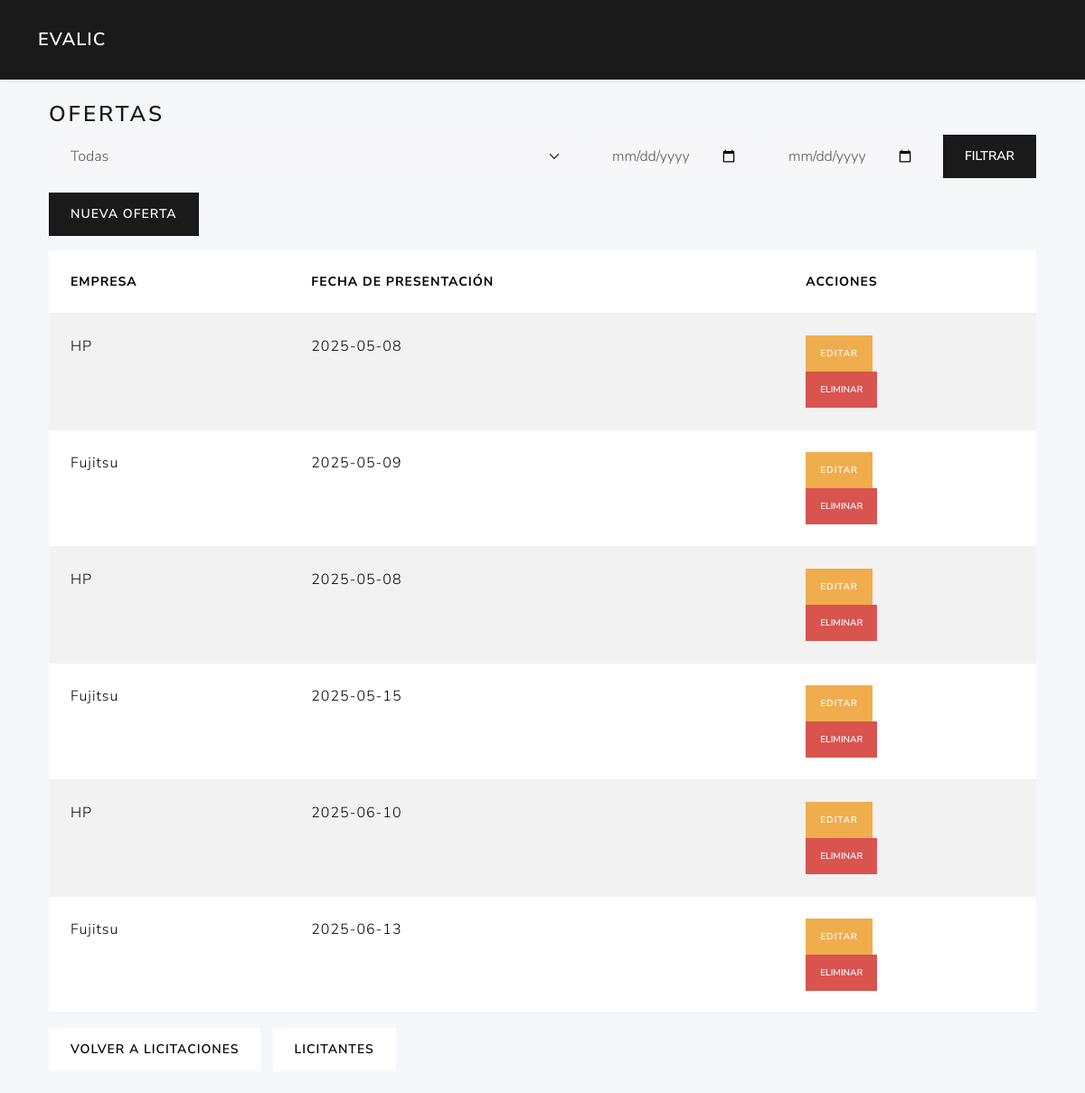
/ofertas/, run on an earlier commit of the app's database.
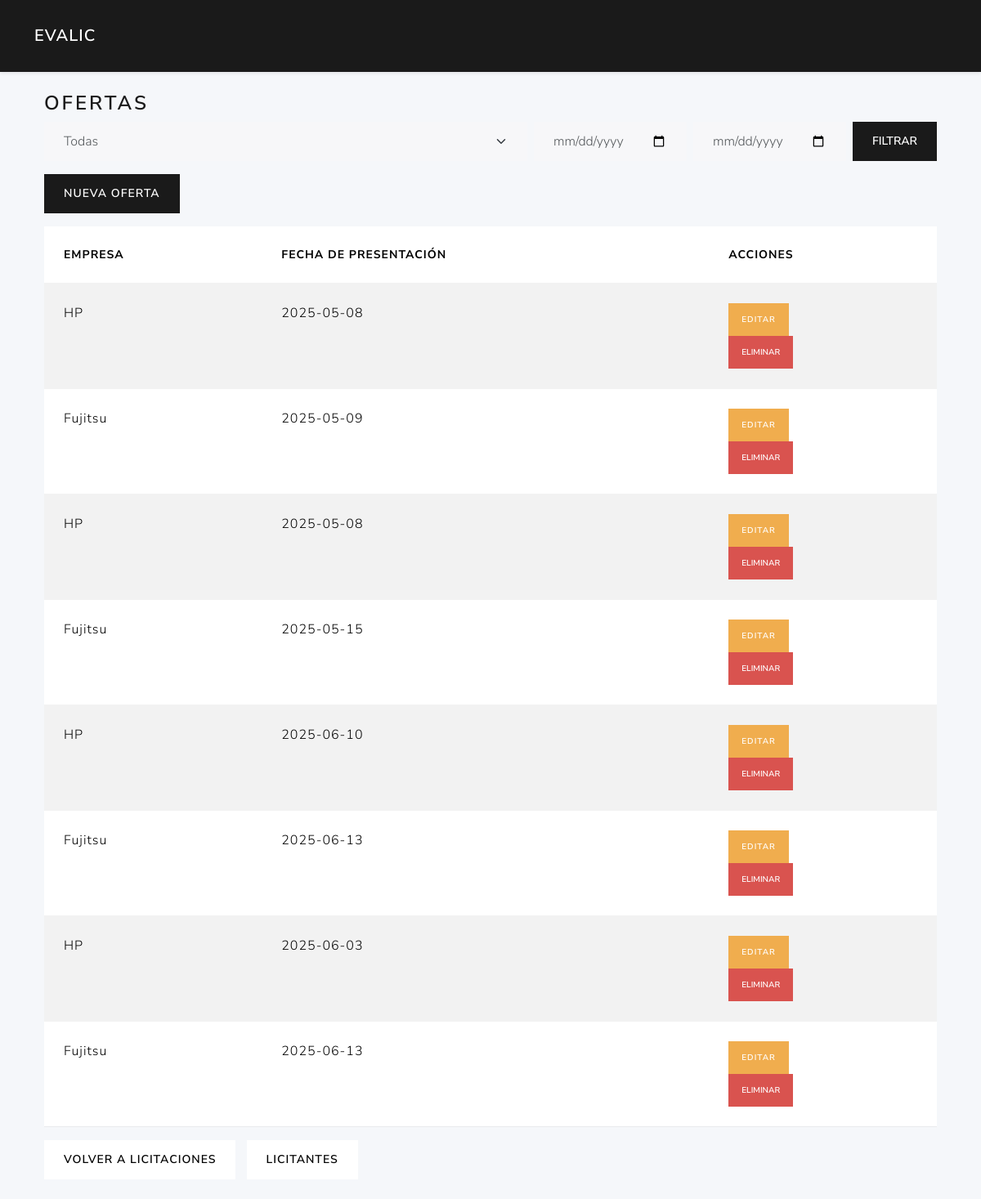
And on a later commit of the database.
### tables this page shows
CREATE TABLE ofertas (
        fechapresentacion TEXT NOT NULL,
        admitidasobre1 INTEGER,             
        licitacion_id INTEGER NOT NULL,
        licitante_id INTEGER NOT NULL,
        PRIMARY KEY (licitacion_id,licitante_id)                                       
        FOREIGN KEY (licitacion_id) REFERENCES licitaciones(id)
        FOREIGN KEY (licitante_id) REFERENCES licitantes(id)                                                           
    );

CREATE TABLE licitantes (
        id  INTEGER PRIMARY KEY AUTOINCREMENT,
        nombreempresa TEXT NOT NULL,
        cif text NOT NULL,
        direccion text,
        ciudad text,
        provincia text,
        telefono text,
        email text                                                                                                                            
    );

### routes/ofertas_routes.py (the view, shortened to what this page needs)
@ofertas_bp.route('/')
def index():
    licitacion_id = request.args.get('licitacion_id')
    all_ofertas = list_ofertas_logic(current_app, licitacion_id)
    ofertas     = all_ofertas
    filtro_empresa = request.args.get('filtro_empresa', '').strip()
    fecha_desde    = request.args.get('fecha_desde', '')
    fecha_hasta    = request.args.get('fecha_hasta', '')
    if filtro_empresa:
        ofertas = [
            o for o in ofertas
            if filtro_empresa.lower() in (o['nombreempresa'] or '').lower()
        ]
    empresas = sorted({o['nombreempresa'] for o in all_ofertas if o['nombreempresa']})
    return render_template(
        'ofertas/index.html',
        ofertas=ofertas,
        licitacion_id=licitacion_id,
        empresas=empresas,
        request=request
    )

### app.py (called while the page is built)
def create_app():
    app = Flask(__name__)
    app.permanent_session_lifetime = timedelta(hours=1)  # Sesión permanente por 1 hora
    app.config.from_object(Config)
    @app.context_processor
    def utility_processor():
        from flask import request, url_for
        def url_for_other_page(page):
            args = request.args.copy()
            args['page'] = page
            return url_for('licitaciones.index', **args)
        return dict(url_for_other_page=url_for_other_page)
    app.teardown_appcontext(close_connection)
    with app.app_context():
        init_db(app)
    app.register_blueprint(auth_bp)
    app.register_blueprint(user_bp)
    app.register_blueprint(licitaciones_bp)
    app.register_blueprint(ofertas_bp)
    app.register_blueprint(licitantes_bp)
    app.register_blueprint(evaluador_bp)
    app.register_blueprint(criterios_bp)
    return app

### models/dao.py (called while the page is built)
def close_connection(exception):
    db = getattr(g, '_database', None)
    if db is not None:
        db.close()

### services/oferta_service.py (called while the page is built)
def list_ofertas_logic(app, licitacion_id=None):
    db = get_db(app)
    return list_ofertas(db, licitacion_id)

### templates/ofertas/index.html (shortened to what this page needs)
{% extends 'base.html' %}
{% block content %}
<div class="container">
  <h3>Ofertas{% if licitacion_id %} de Licitación {{ licitacion_id }}{% endif %}</h3>
  <form method="get" class="row g-2 mb-3 align-items-end">
    <div class="col">
      <select class="form-select" id="filtro_empresa" name="filtro_empresa">
        <option value="">Todas</option>
      </select>
    </div>
    <div class="col-auto">
      <input type="date"
             class="form-control"
             id="fecha_desde"
             name="fecha_desde"
             value="{{ request.args.get('fecha_desde','') }}">
    </div>
    <div class="col-auto">
      <input type="date"
             class="form-control"
             id="fecha_hasta"
             name="fecha_hasta"
             value="{{ request.args.get('fecha_hasta','') }}">
    </div>
    <div class="col-auto ms-auto">
      <button type="submit" class="btn btn-primary">Filtrar</button>
    </div>
  </form>
  <div class="mb-3">
    <a href="{{ url_for('ofertas.new', licitacion_id=licitacion_id, next=request.url) }}" class="btn btn-primary">Nueva Oferta</a>
  </div>
  <table class="table table-striped">
    <thead>
      <tr>
        <th>Empresa</th>
        <th>Fecha de presentación</th>
        <th>Acciones</th>
      </tr>
    </thead>
    <tbody>
      {% for o in ofertas %}
        <tr>
          <td>{{ o.nombreempresa }}</td>
          <td>{{ o.fechapresentacion }}</td>
          <td>
            <a href="{{ url_for('ofertas.edit', licitacion_id=licitacion_id, licitante_id=o.licitante_id, next=request.url) }}" class="btn btn-sm btn-warning">Editar</a>
            <form method="post">
              <button class="btn btn-sm btn-danger" onclick="return confirm('Eliminar oferta?');">Eliminar</button>
            </form>
          </td>
        </tr>
      {% endfor %}
    </tbody>
  </table>
  <a href="{{ url_for('licitaciones.edit_licitacion_route', lic_id=licitacion_id) }}" class="btn btn-secondary">Volver a Licitaciones</a>
  <a href="{{ url_for('licitantes.index', licitacion_id=licitacion_id) }}" class="btn btn-secondary ms-2">Licitantes</a>
</div>
{% endblock %}

What changed in the data, as far as the page shows it:
added ofertas: nombreempresa "HP", fechapresentacion "2025-06-03"
added ofertas: nombreempresa "Fujitsu", fechapresentacion "2025-06-13"
